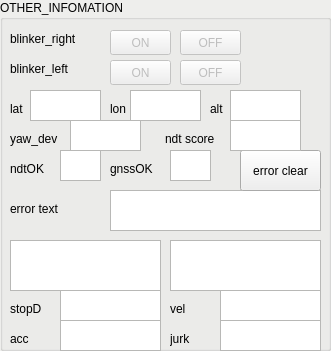
     <widget class="QGroupBox" name="groupBox_other">
      <property name="enabled">
       <bool>true</bool>
      </property>
      <property name="geometry">
       <rect>
        <x>350</x>
        <y>260</y>
        <width>331</width>
        <height>351</height>
       </rect>
      </property>
      <property name="palette">
       <palette>
        <active>
         <colorrole role="Base">
          <brush brushstyle="SolidPattern">
           <color alpha="255">
            <red>255</red>
            <green>255</green>
            <blue>255</blue>
           </color>
          </brush>
         </colorrole>
         <colorrole role="Window">
          <brush brushstyle="SolidPattern">
           <color alpha="255">
            <red>238</red>
            <green>238</green>
            <blue>236</blue>
           </color>
          </brush>
         </colorrole>
        </active>
        <inactive>
         <colorrole role="Base">
          <brush brushstyle="SolidPattern">
           <color alpha="255">
            <red>255</red>
            <green>255</green>
            <blue>255</blue>
           </color>
          </brush>
         </colorrole>
         <colorrole role="Window">
          <brush brushstyle="SolidPattern">
           <color alpha="255">
            <red>238</red>
            <green>238</green>
            <blue>236</blue>
           </color>
          </brush>
         </colorrole>
        </inactive>
        <disabled>
         <colorrole role="Base">
          <brush brushstyle="SolidPattern">
           <color alpha="255">
            <red>238</red>
            <green>238</green>
            <blue>236</blue>
           </color>
          </brush>
         </colorrole>
         <colorrole role="Window">
          <brush brushstyle="SolidPattern">
           <color alpha="255">
            <red>238</red>
            <green>238</green>
            <blue>236</blue>
           </color>
          </brush>
         </colorrole>
        </disabled>
       </palette>
      </property>
      <property name="autoFillBackground">
       <bool>true</bool>
      </property>
      <property name="title">
       <string>OTHER_INFOMATION</string>
      </property>
      <widget class="QLabel" name="lb_blinker_right">
       <property name="geometry">
        <rect>
         <x>10</x>
         <y>30</y>
         <width>91</width>
         <height>17</height>
        </rect>
       </property>
       <property name="text">
        <string>blinker_right</string>
       </property>
      </widget>
      <widget class="QPushButton" name="bt_blinker_right_on">
       <property name="enabled">
        <bool>false</bool>
       </property>
       <property name="geometry">
        <rect>
         <x>110</x>
         <y>30</y>
         <width>61</width>
         <height>25</height>
        </rect>
       </property>
       <property name="text">
        <string>ON</string>
       </property>
      </widget>
      <widget class="QPushButton" name="bt_blinker_right_off">
       <property name="enabled">
        <bool>false</bool>
       </property>
       <property name="geometry">
        <rect>
         <x>180</x>
         <y>30</y>
         <width>61</width>
         <height>25</height>
        </rect>
       </property>
       <property name="text">
        <string>OFF</string>
       </property>
      </widget>
      <widget class="QLabel" name="lb_blinker_left">
       <property name="geometry">
        <rect>
         <x>10</x>
         <y>60</y>
         <width>91</width>
         <height>17</height>
        </rect>
       </property>
       <property name="text">
        <string>blinker_left</string>
       </property>
      </widget>
      <widget class="QPushButton" name="bt_blinker_left_on">
       <property name="enabled">
        <bool>false</bool>
       </property>
       <property name="geometry">
        <rect>
         <x>110</x>
         <y>60</y>
         <width>61</width>
         <height>25</height>
        </rect>
       </property>
       <property name="text">
        <string>ON</string>
       </property>
      </widget>
      <widget class="QPushButton" name="bt_blinker_left_off">
       <property name="enabled">
        <bool>false</bool>
       </property>
       <property name="geometry">
        <rect>
         <x>180</x>
         <y>60</y>
         <width>61</width>
         <height>25</height>
        </rect>
       </property>
       <property name="text">
        <string>OFF</string>
       </property>
      </widget>
      <widget class="QTextEdit" name="tx_error_text">
       <property name="geometry">
        <rect>
         <x>110</x>
         <y>190</y>
         <width>211</width>
         <height>41</height>
        </rect>
       </property>
       <property name="autoFillBackground">
        <bool>true</bool>
       </property>
       <property name="lineWidth">
        <number>0</number>
       </property>
       <property name="verticalScrollBarPolicy">
        <enum>Qt::ScrollBarAlwaysOff</enum>
       </property>
       <property name="horizontalScrollBarPolicy">
        <enum>Qt::ScrollBarAlwaysOff</enum>
       </property>
       <property name="readOnly">
        <bool>true</bool>
       </property>
       <property name="textInteractionFlags">
        <set>Qt::TextSelectableByMouse</set>
       </property>
      </widget>
      <widget class="QLabel" name="lb_error_text">
       <property name="geometry">
        <rect>
         <x>10</x>
         <y>200</y>
         <width>91</width>
         <height>17</height>
        </rect>
       </property>
       <property name="text">
        <string>error text</string>
       </property>
      </widget>
      <widget class="QPushButton" name="bt_error_text_reset">
       <property name="geometry">
        <rect>
         <x>240</x>
         <y>150</y>
         <width>81</width>
         <height>41</height>
        </rect>
       </property>
       <property name="text">
        <string>error clear</string>
       </property>
      </widget>
      <widget class="QTextEdit" name="tx_distance_check">
       <property name="geometry">
        <rect>
         <x>10</x>
         <y>240</y>
         <width>151</width>
         <height>51</height>
        </rect>
       </property>
       <property name="font">
        <font>
         <pointsize>14</pointsize>
        </font>
       </property>
       <property name="autoFillBackground">
        <bool>true</bool>
       </property>
       <property name="lineWidth">
        <number>0</number>
       </property>
       <property name="verticalScrollBarPolicy">
        <enum>Qt::ScrollBarAlwaysOff</enum>
       </property>
       <property name="horizontalScrollBarPolicy">
        <enum>Qt::ScrollBarAlwaysOff</enum>
       </property>
       <property name="readOnly">
        <bool>true</bool>
       </property>
       <property name="textInteractionFlags">
        <set>Qt::TextSelectableByMouse</set>
       </property>
      </widget>
      <widget class="QTextEdit" name="tx_angular_check">
       <property name="geometry">
        <rect>
         <x>170</x>
         <y>240</y>
         <width>151</width>
         <height>51</height>
        </rect>
       </property>
       <property name="font">
        <font>
         <pointsize>14</pointsize>
        </font>
       </property>
       <property name="autoFillBackground">
        <bool>true</bool>
       </property>
       <property name="lineWidth">
        <number>0</number>
       </property>
       <property name="verticalScrollBarPolicy">
        <enum>Qt::ScrollBarAlwaysOff</enum>
       </property>
       <property name="horizontalScrollBarPolicy">
        <enum>Qt::ScrollBarAlwaysOff</enum>
       </property>
       <property name="readOnly">
        <bool>true</bool>
       </property>
       <property name="textInteractionFlags">
        <set>Qt::TextSelectableByMouse</set>
       </property>
      </widget>
      <widget class="QLabel" name="lb_stopper_distance">
       <property name="geometry">
        <rect>
         <x>10</x>
         <y>300</y>
         <width>66</width>
         <height>17</height>
        </rect>
       </property>
       <property name="text">
        <string>stopD</string>
       </property>
      </widget>
      <widget class="QTextEdit" name="tx_stopper_distance">
       <property name="geometry">
        <rect>
         <x>60</x>
         <y>290</y>
         <width>101</width>
         <height>31</height>
        </rect>
       </property>
       <property name="font">
        <font>
         <pointsize>14</pointsize>
        </font>
       </property>
       <property name="autoFillBackground">
        <bool>true</bool>
       </property>
       <property name="lineWidth">
        <number>0</number>
       </property>
       <property name="verticalScrollBarPolicy">
        <enum>Qt::ScrollBarAlwaysOff</enum>
       </property>
       <property name="horizontalScrollBarPolicy">
        <enum>Qt::ScrollBarAlwaysOff</enum>
       </property>
       <property name="readOnly">
        <bool>true</bool>
       </property>
       <property name="textInteractionFlags">
        <set>Qt::TextSelectableByMouse</set>
       </property>
      </widget>
      <widget class="QLabel" name="lb_can_jurk">
       <property name="geometry">
        <rect>
         <x>170</x>
         <y>330</y>
         <width>66</width>
         <height>17</height>
        </rect>
       </property>
       <property name="text">
        <string>jurk</string>
       </property>
      </widget>
      <widget class="QTextEdit" name="tx_can_jurk">
       <property name="geometry">
        <rect>
         <x>220</x>
         <y>320</y>
         <width>101</width>
         <height>31</height>
        </rect>
       </property>
       <property name="font">
        <font>
         <pointsize>14</pointsize>
        </font>
       </property>
       <property name="autoFillBackground">
        <bool>true</bool>
       </property>
       <property name="lineWidth">
        <number>0</number>
       </property>
       <property name="verticalScrollBarPolicy">
        <enum>Qt::ScrollBarAlwaysOff</enum>
       </property>
       <property name="horizontalScrollBarPolicy">
        <enum>Qt::ScrollBarAlwaysOff</enum>
       </property>
       <property name="readOnly">
        <bool>true</bool>
       </property>
       <property name="textInteractionFlags">
        <set>Qt::TextSelectableByMouse</set>
       </property>
      </widget>
      <widget class="QTextEdit" name="tx_can_accel">
       <property name="geometry">
        <rect>
         <x>60</x>
         <y>320</y>
         <width>101</width>
         <height>31</height>
        </rect>
       </property>
       <property name="font">
        <font>
         <pointsize>14</pointsize>
        </font>
       </property>
       <property name="autoFillBackground">
        <bool>true</bool>
       </property>
       <property name="lineWidth">
        <number>0</number>
       </property>
       <property name="verticalScrollBarPolicy">
        <enum>Qt::ScrollBarAlwaysOff</enum>
       </property>
       <property name="horizontalScrollBarPolicy">
        <enum>Qt::ScrollBarAlwaysOff</enum>
       </property>
       <property name="readOnly">
        <bool>true</bool>
       </property>
       <property name="textInteractionFlags">
        <set>Qt::TextSelectableByMouse</set>
       </property>
      </widget>
      <widget class="QLabel" name="lb_can_velocity">
       <property name="geometry">
        <rect>
         <x>170</x>
         <y>300</y>
         <width>66</width>
         <height>17</height>
        </rect>
       </property>
       <property name="text">
        <string>vel</string>
       </property>
      </widget>
      <widget class="QTextEdit" name="tx_can_velocity">
       <property name="geometry">
        <rect>
         <x>220</x>
         <y>290</y>
         <width>101</width>
         <height>31</height>
        </rect>
       </property>
       <property name="font">
        <font>
         <pointsize>14</pointsize>
        </font>
       </property>
       <property name="autoFillBackground">
        <bool>true</bool>
       </property>
       <property name="lineWidth">
        <number>0</number>
       </property>
       <property name="verticalScrollBarPolicy">
        <enum>Qt::ScrollBarAlwaysOff</enum>
       </property>
       <property name="horizontalScrollBarPolicy">
        <enum>Qt::ScrollBarAlwaysOff</enum>
       </property>
       <property name="readOnly">
        <bool>true</bool>
       </property>
       <property name="textInteractionFlags">
        <set>Qt::TextSelectableByMouse</set>
       </property>
      </widget>
      <widget class="QLabel" name="lb_can_accel">
       <property name="geometry">
        <rect>
         <x>10</x>
         <y>330</y>
         <width>66</width>
         <height>17</height>
        </rect>
       </property>
       <property name="text">
        <string>acc</string>
       </property>
      </widget>
      <widget class="QLabel" name="lb_lat">
       <property name="geometry">
        <rect>
         <x>10</x>
         <y>100</y>
         <width>21</width>
         <height>17</height>
        </rect>
       </property>
       <property name="text">
        <string>lat</string>
       </property>
      </widget>
      <widget class="QTextEdit" name="tx_lat">
       <property name="geometry">
        <rect>
         <x>30</x>
         <y>90</y>
         <width>71</width>
         <height>31</height>
        </rect>
       </property>
       <property name="autoFillBackground">
        <bool>true</bool>
       </property>
       <property name="lineWidth">
        <number>0</number>
       </property>
       <property name="verticalScrollBarPolicy">
        <enum>Qt::ScrollBarAlwaysOff</enum>
       </property>
       <property name="horizontalScrollBarPolicy">
        <enum>Qt::ScrollBarAlwaysOff</enum>
       </property>
       <property name="readOnly">
        <bool>true</bool>
       </property>
       <property name="textInteractionFlags">
        <set>Qt::TextSelectableByMouse</set>
       </property>
      </widget>
      <widget class="QTextEdit" name="tx_lon">
       <property name="geometry">
        <rect>
         <x>130</x>
         <y>90</y>
         <width>71</width>
         <height>31</height>
        </rect>
       </property>
       <property name="autoFillBackground">
        <bool>true</bool>
       </property>
       <property name="lineWidth">
        <number>0</number>
       </property>
       <property name="verticalScrollBarPolicy">
        <enum>Qt::ScrollBarAlwaysOff</enum>
       </property>
       <property name="horizontalScrollBarPolicy">
        <enum>Qt::ScrollBarAlwaysOff</enum>
       </property>
       <property name="readOnly">
        <bool>true</bool>
       </property>
       <property name="textInteractionFlags">
        <set>Qt::TextSelectableByMouse</set>
       </property>
      </widget>
      <widget class="QLabel" name="lb_lon">
       <property name="geometry">
        <rect>
         <x>110</x>
         <y>100</y>
         <width>21</width>
         <height>17</height>
        </rect>
       </property>
       <property name="text">
        <string>lon</string>
       </property>
      </widget>
      <widget class="QTextEdit" name="tx_alt">
       <property name="geometry">
        <rect>
         <x>230</x>
         <y>90</y>
         <width>71</width>
         <height>31</height>
        </rect>
       </property>
       <property name="autoFillBackground">
        <bool>true</bool>
       </property>
       <property name="lineWidth">
        <number>0</number>
       </property>
       <property name="verticalScrollBarPolicy">
        <enum>Qt::ScrollBarAlwaysOff</enum>
       </property>
       <property name="horizontalScrollBarPolicy">
        <enum>Qt::ScrollBarAlwaysOff</enum>
       </property>
       <property name="readOnly">
        <bool>true</bool>
       </property>
       <property name="textInteractionFlags">
        <set>Qt::TextSelectableByMouse</set>
       </property>
      </widget>
      <widget class="QLabel" name="lb_alt">
       <property name="geometry">
        <rect>
         <x>210</x>
         <y>100</y>
         <width>21</width>
         <height>17</height>
        </rect>
       </property>
       <property name="text">
        <string>alt</string>
       </property>
      </widget>
      <widget class="QLabel" name="lb_ndt_score">
       <property name="geometry">
        <rect>
         <x>165</x>
         <y>130</y>
         <width>71</width>
         <height>17</height>
        </rect>
       </property>
       <property name="text">
        <string>ndt score</string>
       </property>
      </widget>
      <widget class="QTextEdit" name="tx_ndt_score">
       <property name="geometry">
        <rect>
         <x>230</x>
         <y>120</y>
         <width>71</width>
         <height>31</height>
        </rect>
       </property>
       <property name="autoFillBackground">
        <bool>true</bool>
       </property>
       <property name="lineWidth">
        <number>0</number>
       </property>
       <property name="verticalScrollBarPolicy">
        <enum>Qt::ScrollBarAlwaysOff</enum>
       </property>
       <property name="horizontalScrollBarPolicy">
        <enum>Qt::ScrollBarAlwaysOff</enum>
       </property>
       <property name="readOnly">
        <bool>true</bool>
       </property>
       <property name="textInteractionFlags">
        <set>Qt::TextSelectableByMouse</set>
       </property>
      </widget>
      <widget class="QLabel" name="lb_ndt_ok">
       <property name="geometry">
        <rect>
         <x>10</x>
         <y>160</y>
         <width>71</width>
         <height>17</height>
        </rect>
       </property>
       <property name="text">
        <string>ndtOK</string>
       </property>
      </widget>
      <widget class="QTextEdit" name="tx_ndt_ok">
       <property name="geometry">
        <rect>
         <x>60</x>
         <y>150</y>
         <width>41</width>
         <height>31</height>
        </rect>
       </property>
       <property name="autoFillBackground">
        <bool>true</bool>
       </property>
       <property name="lineWidth">
        <number>0</number>
       </property>
       <property name="verticalScrollBarPolicy">
        <enum>Qt::ScrollBarAlwaysOff</enum>
       </property>
       <property name="horizontalScrollBarPolicy">
        <enum>Qt::ScrollBarAlwaysOff</enum>
       </property>
       <property name="readOnly">
        <bool>true</bool>
       </property>
       <property name="textInteractionFlags">
        <set>Qt::TextSelectableByMouse</set>
       </property>
      </widget>
      <widget class="QLabel" name="lb_gnss_ok">
       <property name="geometry">
        <rect>
         <x>110</x>
         <y>160</y>
         <width>71</width>
         <height>17</height>
        </rect>
       </property>
       <property name="text">
        <string>gnssOK</string>
       </property>
      </widget>
      <widget class="QTextEdit" name="tx_gnss_ok">
       <property name="geometry">
        <rect>
         <x>170</x>
         <y>150</y>
         <width>41</width>
         <height>31</height>
        </rect>
       </property>
       <property name="autoFillBackground">
        <bool>true</bool>
       </property>
       <property name="lineWidth">
        <number>0</number>
       </property>
       <property name="verticalScrollBarPolicy">
        <enum>Qt::ScrollBarAlwaysOff</enum>
       </property>
       <property name="horizontalScrollBarPolicy">
        <enum>Qt::ScrollBarAlwaysOff</enum>
       </property>
       <property name="readOnly">
        <bool>true</bool>
       </property>
       <property name="textInteractionFlags">
        <set>Qt::TextSelectableByMouse</set>
       </property>
      </widget>
      <widget class="QTextEdit" name="tx_yaw_dev">
       <property name="geometry">
        <rect>
         <x>70</x>
         <y>120</y>
         <width>71</width>
         <height>31</height>
        </rect>
       </property>
       <property name="autoFillBackground">
        <bool>true</bool>
       </property>
       <property name="lineWidth">
        <number>0</number>
       </property>
       <property name="verticalScrollBarPolicy">
        <enum>Qt::ScrollBarAlwaysOff</enum>
       </property>
       <property name="horizontalScrollBarPolicy">
        <enum>Qt::ScrollBarAlwaysOff</enum>
       </property>
       <property name="readOnly">
        <bool>true</bool>
       </property>
       <property name="textInteractionFlags">
        <set>Qt::TextSelectableByMouse</set>
       </property>
      </widget>
      <widget class="QLabel" name="lb_yaw_dev">
       <property name="geometry">
        <rect>
         <x>10</x>
         <y>130</y>
         <width>61</width>
         <height>17</height>
        </rect>
       </property>
       <property name="text">
        <string>yaw_dev</string>
       </property>
      </widget>
     </widget>
